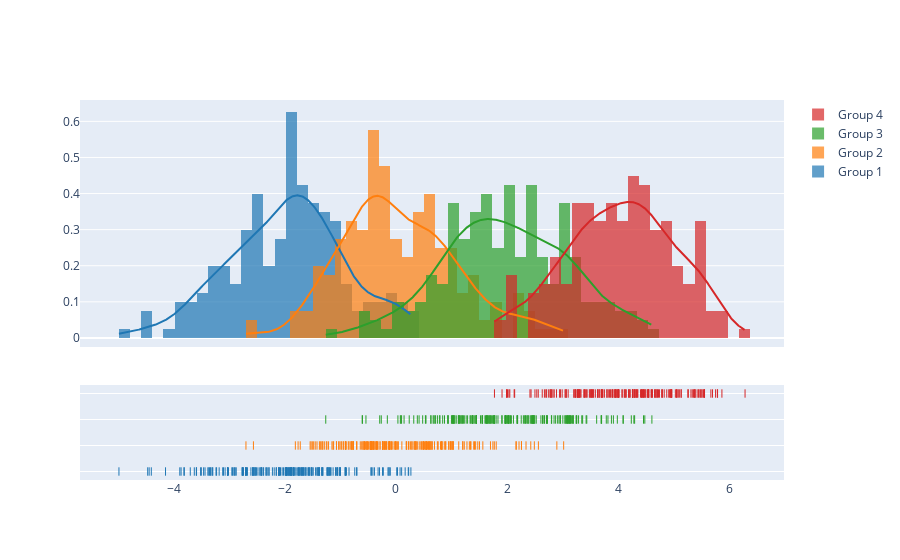

Notebook code cell kept with this figure:
### Code cell
import plotly.figure_factory as ff

# Add histogram data
x1 = np.random.randn(200) - 2
x2 = np.random.randn(200)
x3 = np.random.randn(200) + 2
x4 = np.random.randn(200) + 4

# Group data together
hist_data = [x1, x2, x3, x4]

group_labels = ['Group 1', 'Group 2', 'Group 3', 'Group 4']

# Create distplot with custom bin_size
fig = ff.create_distplot(hist_data, group_labels, bin_size=.2)
fig.show()

### Figure 1 — Plotly figure (JSON) as saved in the notebook; plotly's stock layout.template omitted (floating-point values rounded to 4 significant figures; data arrays with more than 128 entries replaced by an {"elided": "..."} marker saying what was removed)
{"data": [{"autobinx": false, "histnorm": "probability density", "legendgroup": "Group 1", "marker": {"color": "rgb(31, 119, 180)"}, "name": "Group 1", "opacity": 0.7, "type": "histogram", "x": {"elided": "200 float values"}, "xaxis": "x", "xbins": {"end": 0.2689, "size": 0.2, "start": -4.985}, "yaxis": "y"}, {"autobinx": false, "histnorm": "probability density", "legendgroup": "Group 2", "marker": {"color": "rgb(255, 127, 14)"}, "name": "Group 2", "opacity": 0.7, "type": "histogram", "x": {"elided": "200 float values"}, "xaxis": "x", "xbins": {"end": 3.018, "size": 0.2, "start": -2.699}, "yaxis": "y"}, {"autobinx": false, "histnorm": "probability density", "legendgroup": "Group 3", "marker": {"color": "rgb(44, 160, 44)"}, "name": "Group 3", "opacity": 0.7, "type": "histogram", "x": {"elided": "200 float values"}, "xaxis": "x", "xbins": {"end": 4.606, "size": 0.2, "start": -1.264}, "yaxis": "y"}, {"autobinx": false, "histnorm": "probability density", "legendgroup": "Group 4", "marker": {"color": "rgb(214, 39, 40)"}, "name": "Group 4", "opacity": 0.7, "type": "histogram", "x": {"elided": "200 float values"}, "xaxis": "x", "xbins": {"end": 6.282, "size": 0.2, "start": 1.773}, "yaxis": "y"}, {"legendgroup": "Group 1", "marker": {"color": "rgb(31, 119, 180)"}, "mode": "lines", "name": "Group 1", "showlegend": false, "type": "scatter", "x": {"elided": "500 float values"}, "xaxis": "x", "y": {"elided": "500 float values"}, "yaxis": "y"}, {"legendgroup": "Group 2", "marker": {"color": "rgb(255, 127, 14)"}, "mode": "lines", "name": "Group 2", "showlegend": false, "type": "scatter", "x": {"elided": "500 float values"}, "xaxis": "x", "y": {"elided": "500 float values"}, "yaxis": "y"}, {"legendgroup": "Group 3", "marker": {"color": "rgb(44, 160, 44)"}, "mode": "lines", "name": "Group 3", "showlegend": false, "type": "scatter", "x": {"elided": "500 float values"}, "xaxis": "x", "y": {"elided": "500 float values"}, "yaxis": "y"}, {"legendgroup": "Group 4", "marker": {"color": "rgb(214, 39, 40)"}, "mode": "lines", "name": "Group 4", "showlegend": false, "type": "scatter", "x": {"elided": "500 float values"}, "xaxis": "x", "y": {"elided": "500 float values"}, "yaxis": "y"}, {"legendgroup": "Group 1", "marker": {"color": "rgb(31, 119, 180)", "symbol": "line-ns-open"}, "mode": "markers", "name": "Group 1", "showlegend": false, "type": "scatter", "x": {"elided": "200 float values"}, "xaxis": "x", "y": {"elided": "200 str values"}, "yaxis": "y2"}, {"legendgroup": "Group 2", "marker": {"color": "rgb(255, 127, 14)", "symbol": "line-ns-open"}, "mode": "markers", "name": "Group 2", "showlegend": false, "type": "scatter", "x": {"elided": "200 float values"}, "xaxis": "x", "y": {"elided": "200 str values"}, "yaxis": "y2"}, {"legendgroup": "Group 3", "marker": {"color": "rgb(44, 160, 44)", "symbol": "line-ns-open"}, "mode": "markers", "name": "Group 3", "showlegend": false, "type": "scatter", "x": {"elided": "200 float values"}, "xaxis": "x", "y": {"elided": "200 str values"}, "yaxis": "y2"}, {"legendgroup": "Group 4", "marker": {"color": "rgb(214, 39, 40)", "symbol": "line-ns-open"}, "mode": "markers", "name": "Group 4", "showlegend": false, "type": "scatter", "x": {"elided": "200 float values"}, "xaxis": "x", "y": {"elided": "200 str values"}, "yaxis": "y2"}], "layout": {"barmode": "overlay", "hovermode": "closest", "legend": {"traceorder": "reversed"}, "xaxis": {"anchor": "y2", "domain": [0.0, 1.0], "zeroline": false}, "yaxis": {"anchor": "free", "domain": [0.35, 1], "position": 0.0}, "yaxis2": {"anchor": "x", "domain": [0, 0.25], "dtick": 1, "showticklabels": false}}}
